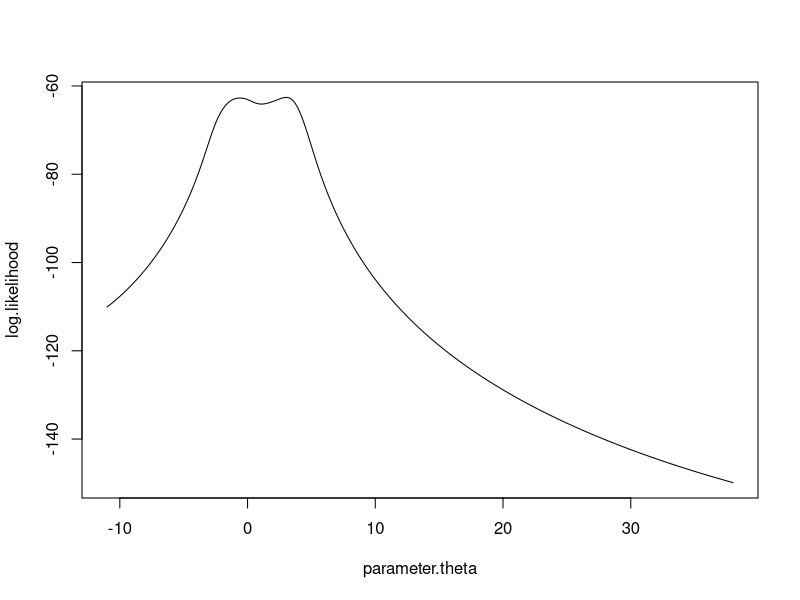
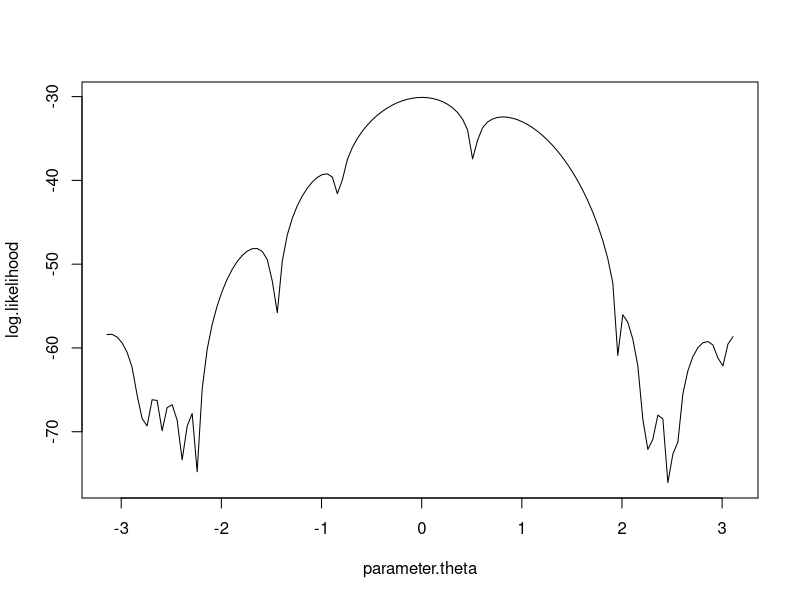
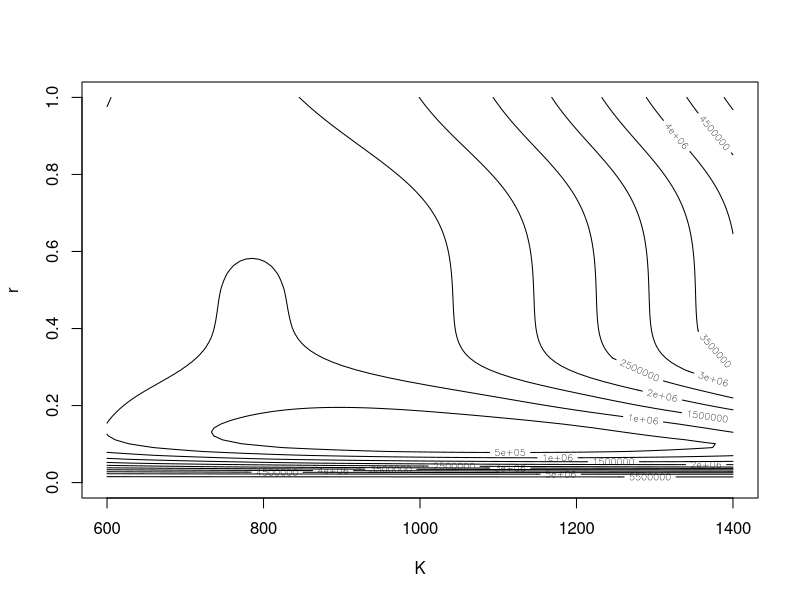

The R script that drew these images, in order:
## ---- chunk 1
knitr::opts_chunk$set(echo = TRUE)
## ---- chunk 2
x1=c(1.77,-0.23,2.76,3.80,3.47,56.75,-1.34,4.24,-2.44,3.29,3.71,-2.40,4.53,-0.07,-1.05,-13.87,-2.53,-1.75)

n = length(x1)

l <- function(theta) {
  return(n*log(pi) + sum(log(1+(theta-x1)^2))) #-log
}

l.grid <- function(theta) {
  return(2*sum((theta-x1)/(1+(theta-x1)^2))) #-l.grid
}

l.hess <- function(theta) {
  return(matrix(2*sum((1-(theta-x1)^2)/(1+(theta-x1)^2)^2),nrow=1)) #-l.hess
}

theta.est <- function(starting) {
  ## MLE  
  theta <- nlminb(start=starting,l,l.grid,l.hess)$par
  return(theta)
}



# plot

theta.value = seq(-11, 38, by=0.05)

log.likelihood = c()

for (i in 1:length(theta.value)){
  log.likelihood[i] = -l(theta.value[i])
}

plot(theta.value, log.likelihood, xlab="parameter.theta",ylab="log.likelihood", type="l")

theta.est(-11)
theta.est(-1)
theta.est(0)
theta.est(1.5)
theta.est(4)
theta.est(4.7)
theta.est(7)
theta.est(8)
theta.est(38)
## ---- chunk 3
theta.est.fix <- function(starting) {
  alpha <- c(1,0.64,0.25)
  ## MLE
  theta <- c()
  for (j in 1:3){
    l.hess.fix <- function(theta) {
      return(matrix(1/alpha[j],nrow=1))
    }
    theta[j] <- nlminb(start=starting,l,l.grid,l.hess.fix)$par
  }
  return(theta)
}
theta.est.fix(-11)
theta.est.fix(-1)
theta.est.fix(0)
theta.est.fix(1.5)
theta.est.fix(4)
theta.est.fix(4.7)
theta.est.fix(7)
theta.est.fix(8)
theta.est.fix(38)
## ---- chunk 4
theta.est.fisher <- function(starting){
  ## MLE  
  theta <- starting
  delta <- 1
  while(abs(delta) >= 0.00001){
    theta1 <- theta 
    dl <- l.grid(theta)
    theta <- theta - dl/(n/2)
    delta <- theta - theta1
  }
  return(theta)
}

theta.est.fisher(-11)
theta.est.fisher(-1)
theta.est.fisher(0)
theta.est.fisher(1.5)
theta.est.fisher(4)
theta.est.fisher(4.7)
theta.est.fisher(7)
theta.est.fisher(8)
theta.est.fisher(38)
## ---- chunk 5
knitr::kable(
  matrix (c (1, 3, 2, 1, 3, 1, 3, 1, 2), nrow = 3, ncol = 3, byrow = TRUE, dimnames = list(c("speed",  "stability", "accuracy"), c("method_b", "method_c", "method_d"))) 
)
## ---- chunk 6
x2 = c(3.91,4.85,2.28,4.06,3.70,4.04,5.46,3.53,2.28,1.96,2.53,3.88,2.22,3.47,4.82,2.46,2.99,2.54,0.52)
a.value = seq(-pi, pi, by=0.05)
n = length(x2)
log.like = c()
for (i in 1:length(a.value)){
  log.like[i] = -n*log(2*pi)+sum(log(1-cos(x2-a.value[i])))
}
plot(a.value, log.like, xlab="parameter.theta",
     ylab="log.likelihood", type="l")
## ---- chunk 7
a.est <- function(sample,starting) {
  n = length(sample)
  
  l <- function(a) {
    return(-n*log(2*pi) + sum(log(1-cos(sample-a)))) #log
  }
  
  l.grid <- function(a) {
    return(sum(sin(a-sample)/(1-cos(a-sample)))) #l.grid
  }
  
  l.hess <- function(a) {
    return(sum(1/(cos(a-sample)-1))) #l.hess
  }
  
  ## MLE  
  theta <- starting
  delta <- 1
  while(abs(delta) >= 1e-10){
    theta1 <- theta 
    dl <- l.grid(theta)
    ddl <- l.hess(theta)
    if (ddl==0){
      return(NULL)
    }
    theta <- theta - dl/ddl
    delta <- theta - theta1
  }
  
  return(c(theta,l(theta)))
}

m = mean(x2)
theta0 = asin(m-pi)
theta0
## ---- chunk 8
a.est1 = a.est(x2,theta0)
a.est1[1]
## ---- chunk 9
a.est2 = a.est(x2,-2.7)
a.est3 = a.est(x2,2.7)
a.est2[1]
a.est3[1]
## ---- chunk 10
a.value = seq(-pi,pi,by = 2*pi/199); # set 200 equally spaced starting point
a.par = c()
a.mle = c()
for (i in 1:length(a.value)){
  a.par[i] = a.est(x2,a.value[i])[1]
  a.mle[i] = a.est(x2,a.value[i])[2]
}

ascend = order(a.mle)
a.mle.ascend = a.mle[ascend]
a.par.ascend = a.par[ascend]

# find the unique outcome
j = 1
p = 2
i = 1
e = c()
e[1] = a.mle.ascend[1]
while(j<=200){
  if(a.mle.ascend[i]!=a.mle.ascend[j]){
    e[p] = a.mle.ascend[j]
    p = p+1
    i = j
    j = j+1
  }else{j = j+1}
}

# classify the starting point according to the unique outcome
group = matrix(nrow = length(e),ncol = 46)
for (y in 1:length(e)){
  t = 1
  for (i in 1:200){
    if(a.mle.ascend[i]== e[y]){
      group[y,t] = round(a.value[ascend[i]],5)
      t = t+1
    }
  }
}
group[is.na(group)]=""
knitr::kable(group)
## ---- chunk 11
t <- c(0,8,28,41,63,69,97,117,135,154)
x <- c(2,47,192,256,768,896,1120,896,1184,1024)
f <- expression(2*K/(2+(K-2)*exp(-r*t)))

df <- function(K,r,t){
  dfk <- D(f,"K")
  dfr <- D(f,"r")
  K <- K 
  r <- r 
  t <- t
  a <- eval(dfk)
  b <- eval(dfr)
  c <- array(c(a,b),c(1,2))
  return(c)
}

Df <- function(K,r){
  a <- K
  b <- r
  m <- df(a,b,t[1])
  for(i in 2:10){
    c <- df(a,b,t[i])
    m <- rbind(m,c)
  }
  return(m)
}

Z <- function(K,r){
  a <- c()
  for(i in 1:10){
    a[i] <- x[i] - 2*K/(2+(K-2)*exp(-r*t[i]))
  }
  m <- array(a,c(10,1))
  return(m)
}

theta <- matrix(c(1200,0.2),nrow=2)
delta <- matrix(c(1,1),nrow=2)

while(crossprod(delta,delta)>=0.001){
  theta1 <- theta 
  a <- Df(theta[1,1],theta[2,1])
  z <- Z(theta[1,1],theta[2,1])
  theta <- theta + solve(t(a)%*%a)%*%t(a)%*%z
  delta <- theta - theta1
}

a.est <- theta
print(a.est)
## ---- chunk 12
f <- function(K,r){
  return(sum((x-2*K/(2+(K-2)*exp(-r*t)))^2))
}

z <- matrix(0,100,100,byrow=T)
for (i in 1:100){
  for (j in 1:100){
    K <- 600 + 8*j
    r <- 0 + 0.01*i
    z[j,i] <- f(K,r)
  }
}
K <- seq(600,1400,length.out = 100)
r <- seq(0,1,length.out = 100)
contour(K,r,z,xlab="K",ylab="r")
## ---- chunk 13
l <- expression(log(1/(sqrt(2*pi)*sigema))-
                  (log((2*2+2*(K-2)*exp(-r*0))/(2*K)))^2/(2*sigema^2)+
                  log(1/(sqrt(2*pi)*sigema))-
                  (log((2*47+47*(K-2)*exp(-r*8))/(2*K)))^2/(2*sigema^2)+
                  log(1/(sqrt(2*pi)*sigema))-
                  (log((2*192+192*(K-2)*exp(-r*28))/(2*K)))^2/(2*sigema^2)+
                  log(1/(sqrt(2*pi)*sigema))-
                  (log((2*256+256*(K-2)*exp(-r*41))/(2*K)))^2/(2*sigema^2)+
                  log(1/(sqrt(2*pi)*sigema))-
                  (log((2*768+768*(K-2)*exp(-r*63))/(2*K)))^2/(2*sigema^2)+
                  log(1/(sqrt(2*pi)*sigema))-
                  (log((2*896+896*(K-2)*exp(-r*69))/(2*K)))^2/(2*sigema^2)+
                  log(1/(sqrt(2*pi)*sigema))-
                  (log((2*1120+1120*(K-2)*exp(-r*97))/(2*K)))^2/(2*sigema^2)+
                  log(1/(sqrt(2*pi)*sigema))-
                  (log((2*896+896*(K-2)*exp(-r*117))/(2*K)))^2/(2*sigema^2)+
                  log(1/(sqrt(2*pi)*sigema))-
                  (log((2*1185+1184*(K-2)*exp(-r*135))/(2*K)))^2/(2*sigema^2)+
                  log(1/(sqrt(2*pi)*sigema))-
                  (log((2*1024+1024*(K-2)*exp(-r*154))/(2*K)))^2/(2*sigema^2))

dl <- function(beita){
  dlk <- D(l,"K")
  dlr <- D(l,"r")
  dlsigema <- D(l,"sigema")
  K <- beita[1] 
  r <- beita[2] 
  sigema <- beita[3]
  a <- eval(dlk)
  b <- eval(dlr)
  c <- eval(dlsigema)
  return(c(a,b,c))
}

ddl <- function(beita){
  dlkk <- D(D(l,"K"),"K")
  dlkr <- D(D(l,"K"),"r")
  dlksigema <- D(D(l,"K"),"sigema")
  dlrr <- D(D(l,"r"),"r")
  dlrsigema <- D(D(l,"r"),"sigema")
  dlsigema2 <- D(D(l,"sigema"),"sigema")
  K <- beita[1] 
  r <- beita[2] 
  sigema <- beita[3]
  a <- c(eval(dlkk),eval(dlkr),eval(dlksigema),eval(dlkr),eval(dlrr),
         eval(dlrsigema),eval(dlksigema),eval(dlrsigema),eval(dlsigema2))
  m <- matrix(a,byrow=TRUE,nrow=3)
  return(m)
}

a <- matrix(c(1200,0.2,0.5),nrow=3)
delta <- matrix(c(1,1,1),nrow=3)
while(crossprod(delta,delta)>=0.001){
  b <- a
  c <- matrix(dl(a),nrow=3)
  d <- solve(ddl(a))
  a <- a - d%*%c
  delta <- a - b
}
a
solve(-ddl(a))
